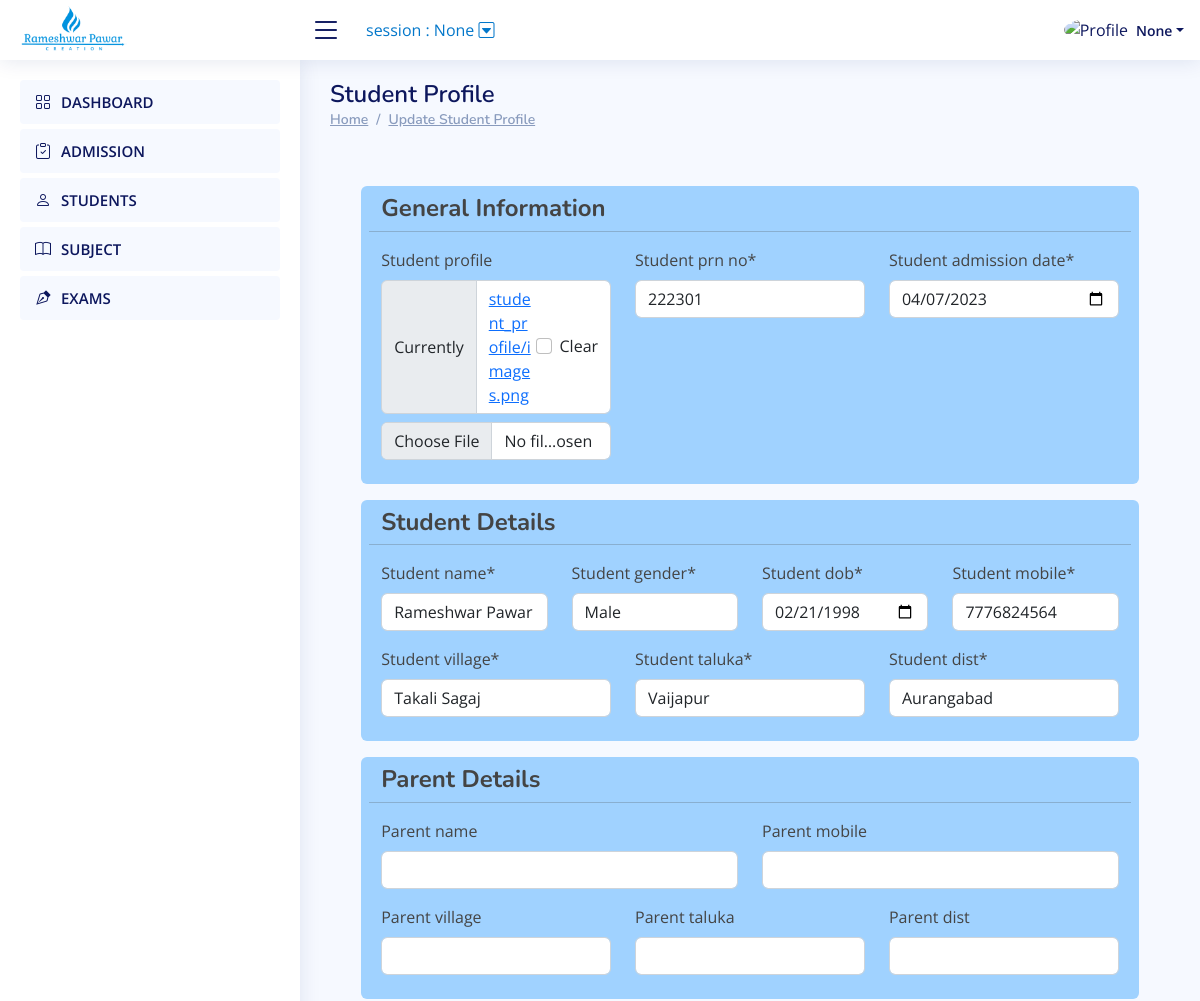
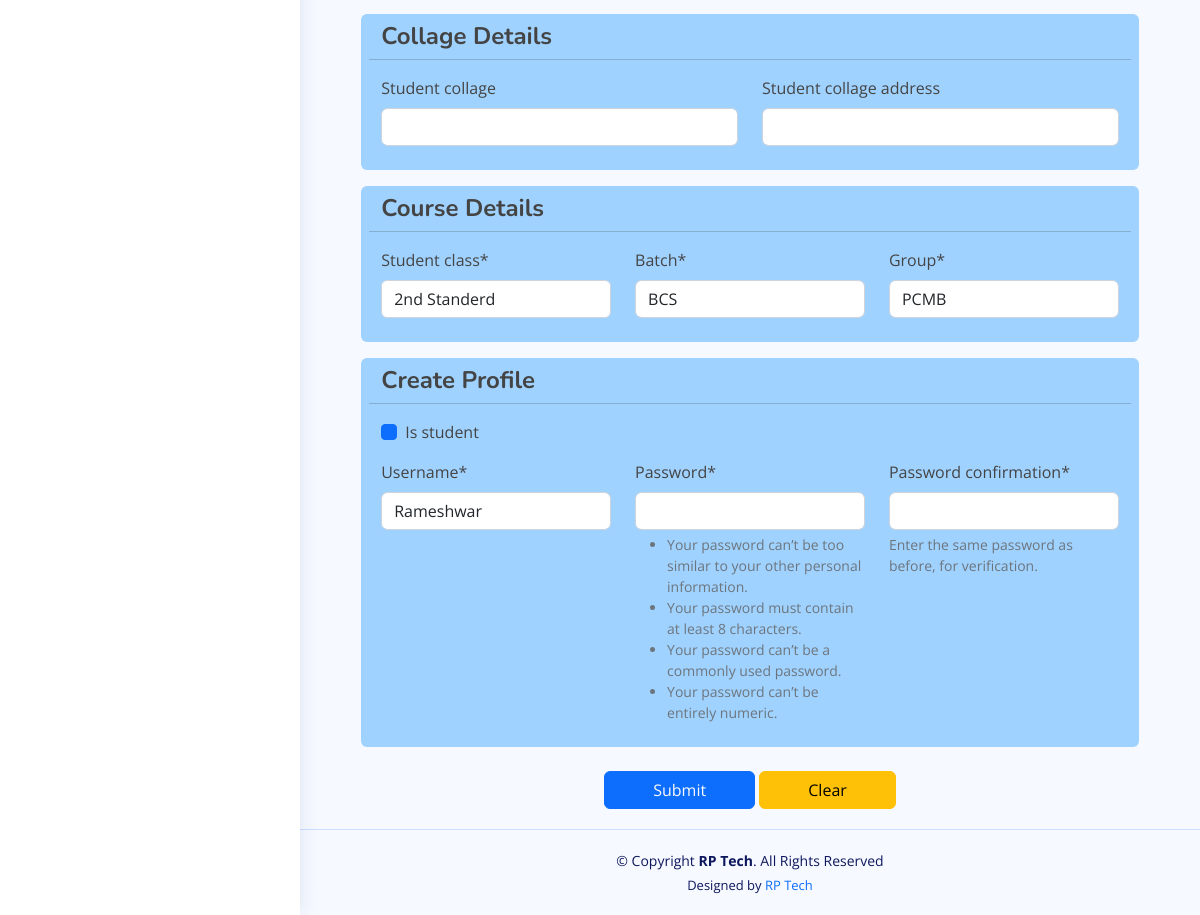
The app's page /Staff/update_student_profile/3 (signed in) with its own data (2 pictures, top to bottom).
### Developer/models.py (models this page shows)
class CustomUser(AbstractUser):
    id = models.AutoField(primary_key=True)
    username = models.CharField(max_length=255,null=True,unique=True)
    is_institute=models.BooleanField(default=False)
    academic_session_institute=models.CharField(max_length=255,null=True, choices=FINANCIAL_YEAR)
    institute_profile=models.ImageField( upload_to="institute_profile/", null=True,blank=True)
    institute_name = models.CharField(max_length=255,null=True)
    academic_session_staff = models.CharField(max_length=255,null=True, choices=FINANCIAL_YEAR)
    staff_name=models.CharField(max_length=255,null=True)
    staff_id_no=models.IntegerField(null=True)
    staff_profile=models.ImageField( upload_to="staff_profile/", null=True,blank=True)
    institute_name_staff = models.CharField(max_length=255,null=True)
    is_student=models.BooleanField(default=False)
    student_profile=models.ImageField( upload_to="student_profile/", null=True,blank=True)
    student_prn_no=models.IntegerField(null=True)
    student_admission_date=models.DateField(auto_now=False, auto_now_add=False,null=True)
    academic_session_student=models.CharField(max_length=255,null=True,blank=True, choices=FINANCIAL_YEAR)
    student_name=models.CharField(max_length=255,null=True)
    student_gender=models.CharField(max_length=255,null=True)
    student_dob=models.DateField(auto_now=False, auto_now_add=False,null=True)
    student_mobile=models.CharField(max_length=255,null=True)
    student_village=models.CharField(max_length=255,null=True)
    student_taluka=models.CharField(max_length=255,null=True)
    student_dist=models.CharField(max_length=255,null=True)
    institute_name_student = models.CharField(max_length=255,null=True)
    parent_name=models.CharField(max_length=255,null=True,blank=True)
    parent_mobile=models.CharField(max_length=255,null=True,blank=True)
    parent_village=models.CharField(max_length=255,null=True,blank=True)
    parent_taluka=models.CharField(max_length=255,null=True,blank=True)
    parent_dist=models.CharField(max_length=255,null=True,blank=True)
    student_collage=models.CharField(max_length=255,null=True,blank=True)
    student_collage_address=models.CharField(max_length=255,null=True,blank=True)
    student_class=models.CharField(max_length=255,null=True,choices=CLASS)
    batch=models.CharField(max_length=255,null=True)
    group=models.CharField(max_length=255,null=True)
    status=models.CharField(max_length=255,null=True,choices=STUDENT_STATUS)

### Staff/views.py (the view)
# urls.py: path("update_student_profile/<int:id>",Staff_view.update_student_profile, name='update_student_profile'),
@user_passes_test(lambda user: user.is_staff)
@login_required(login_url='/login/')
def update_student_profile(request,id):
    if request.method=="POST":
        pi=CustomUser.objects.get(pk=id)
        fm=CustomStudentCreationForm(request.POST,request.FILES, instance=pi)
        if fm.is_valid():
            fm.save()
            messages.success(request,'Profile Updated Successfully')
            return redirect('/Staff/new_admission/')
    else:
        pi=CustomUser.objects.get(pk=id)
        fm=CustomStudentCreationForm(instance=pi)
    return render(request,'update_student_profile.html',{'form':fm})

### Staff/forms.py
class CustomStudentCreationForm(UserCreationForm):
    student_admission_date = forms.DateField(initial=timezone.now().date(), widget=forms.DateInput(attrs={'type': 'date'}))
    class Meta:
        model = CustomUser
        fields = ('is_student','username','academic_session_student','student_profile','student_name','student_gender','student_dob','student_village','student_taluka','student_dist','parent_name','parent_mobile','parent_village','parent_taluka','parent_dist','student_collage','student_collage_address','batch','group','student_prn_no','student_admission_date','student_class','student_mobile','status','password1','password2')
        widgets = {
            'student_dob': forms.TextInput(attrs={'type': 'date'}),
            'student_name': forms.TextInput(attrs={'autofocus': True}),
        }

### Staff/templates/update_student_profile.html (shortened to what this page needs)
{% extends 'staff_base.html' %}
{% load crispy_forms_tags %}
{% block content %}
<main id="main" class="main">
    <div class="pagetitle">
        <h1>Student Profile</h1>
        <nav>
            <ol class="breadcrumb">
                <li class="breadcrumb-item"><a href="#">Home</a></li>
                <li class="breadcrumb-item"><a href="#">Update Student Profile</a></li>
            </ol>
        </nav>
    </div>
    <section class="section dashboard">
        <div class="row">
            <div class="col-lg-12">
                <div class="row mt-4">
                    <div class="container" style="max-width:90%;">
                        <form method="POST" enctype="multipart/form-data">
                            <div class="row mt-3" style="background:#A0D2FF; padding:8px; border-radius:6px;">
                                <div class="col-sm-12">
                                    <div class="row">
                                        <h4><b>General Information</b></h4>
                                        <hr>
                                    </div>
                                    <div class="row">
                                        <div class="col-sm-4">{{form.student_profile|as_crispy_field}}</div>
                                        <div class="col-sm-4">{{form.student_prn_no|as_crispy_field}}</div>
                                        <div class="col-sm-4">{{form.student_admission_date|as_crispy_field}}</div>
                                    </div>
                                </div>
                            </div>
                            <div class="row mt-3" style="background:#A0D2FF; padding:8px; border-radius:6px;">
                                <div class="col-sm-12">
                                    <div class="row">
                                        <h4><b>Student Details</b></h4>
                                        <hr>
                                    </div>
                                    <div class="row">
                                        <div class="col-sm-3">{{form.student_name|as_crispy_field}}</div>
                                        <div class="col-sm-3">{{form.student_gender|as_crispy_field}}</div>
                                        <div class="col-sm-3">{{form.student_dob|as_crispy_field}}</div>
                                        <div class="col-sm-3">{{form.student_mobile|as_crispy_field}}</div>
                                    </div>
                                    <div class="row">
                                        <div class="col-sm-4">{{form.student_village|as_crispy_field}}</div>
                                        <div class="col-sm-4">{{form.student_taluka|as_crispy_field}}</div>
                                        <div class="col-sm-4">{{form.student_dist|as_crispy_field}}</div>
                                    </div>
                                </div>
                            </div>
                            <div class="row mt-3" style="background:#A0D2FF; padding:8px; border-radius:6px;">
                                <div class="col-sm-12">
                                    <div class="row">
                                        <h4><b>Parent Details</b></h4>
                                        <hr>
                                    </div>
                                    <div class="row">
                                        <div class="col-sm-6">{{form.parent_name|as_crispy_field}}</div>
                                        <div class="col-sm-6">{{form.parent_mobile|as_crispy_field}}</div>
                                    </div>
                                    <div class="row">
                                        <div class="col-sm-4">{{form.parent_village|as_crispy_field}}</div>
                                        <div class="col-sm-4">{{form.parent_taluka|as_crispy_field}}</div>
                                        <div class="col-sm-4">{{form.parent_dist|as_crispy_field}}</div>
                                    </div>
                                </div>
                            </div>
                            <div class="row mt-3" style="background:#A0D2FF; padding:8px; border-radius:6px;">
                                <div class="col-sm-12">
                                    <div class="row">
                                        <h4><b>Collage Details</b></h4>
                                        <hr>
                                    </div>
                                    <div class="row">
                                        <div class="col-sm-6">{{form.student_collage|as_crispy_field}}</div>
                                        <div class="col-sm-6">{{form.student_collage_address|as_crispy_field}}</div>
                                    </div>
                                </div>
                            </div>
                            <div class="row mt-3" style="background:#A0D2FF; padding:8px; border-radius:6px;">
                                <div class="col-sm-12">
                                    <div class="row">
                                        <h4><b>Course Details</b></h4>
                                        <hr>
                                    </div>
                                    <div class="row">
                                        <div class="col-sm-4">{{form.student_class|as_crispy_field}}</div>
                                        <div class="col-sm-4">{{form.batch|as_crispy_field}}</div>
                                        <div class="col-sm-4">{{form.group|as_crispy_field}}</div>
                                    </div>
                                </div>
                            </div>
                            <div class="row mt-3" style="background:#A0D2FF; padding:8px; border-radius:6px;">
                                <div class="col-sm-12">
                                    <div class="row">
                                        <h4><b>Create Profile</b></h4>
                                        <hr>
                                    </div>
                                    <div class="row">
                                        <div class="col-sm-4">{{form.is_student|as_crispy_field}}</div>
                                    </div>
                                    <div class="row">
                                        <div class="col-sm-4">{{form.username|as_crispy_field}}</div>
                                        <div class="col-sm-4">{{form.password1|as_crispy_field}}</div>
                                        <div class="col-sm-4">{{form.password2|as_crispy_field}}</div>
                                    </div>
                                </div>
                            </div>
                            <center>
                                <input type="submit" value="Submit" class="btn btn-primary text-light mt-4 px-5 px-3">
                                <input type="reset" value="Clear" class="btn btn-warning  mt-4 px-5 px-3">
                            </center>
                        </form>
                    </div>
                </div>
            </div>
        </div>
    </section>
</main>
{% endblock content %}

### Staff/templates/staff_base.html (shortened to what this page needs)
{% load static %}
<!DOCTYPE html>
<html lang="en">
<head>
    <link rel="stylesheet" href="{% static 'css/base_style.css' %}">
    <link href="https://unpkg.com/aos@2.3.1/dist/aos.css" rel="stylesheet">
    <link rel="stylesheet" href="https://cdn.jsdelivr.net/npm/bootstrap-icons@1.10.3/font/bootstrap-icons.css">
</head>
<body>
<header id="header" class="header fixed-top d-flex align-items-center">
    <div class="d-flex align-items-center justify-content-between">
        <a href=" " class="logo d-flex align-items-center">
            <img src="{% static 'img/developer_logo.png' %}" alt="RP Tech - Logo">
        </a>
        <i class="bi bi-list toggle-sidebar-btn"></i>
    </div>
    <div class="px-4" >
       <a href="{% url 'update_education_session' %}" style="text-decoration:none;color:rgb(3, 119, 202);"> session : {{user.academic_session_staff}} <i class="bi bi-caret-down-square" ></i></a>
    </div>
    <nav class="header-nav ms-auto">
        <ul class="d-flex align-items-center">
            <li class="nav-item dropdown pe-3 text-center  ">
                <a class="nav-link nav-profile d-flex align-items-center pe-0" href="#" data-bs-toggle="dropdown">
                    <img src="{% static 'img/profile_sample.jpg' %}" alt="Profile" class="rounded-circle">
                    <span class="d-none d-md-block dropdown-toggle ps-2">{{user.staff_name}}</span>
                </a>
            </li>
        </ul>
    </nav>
</header>
<aside id="sidebar" class="sidebar">
    <ul class="sidebar-nav" id="sidebar-nav">
        <li class="nav-item">
            <a class="nav-link " href="">
                <i class="bi bi-grid"></i>
                <span>DASHBOARD</span>
            </a>
        </li>
        <li class="nav-item">
            <a class="nav-link " href="{% url 'new_admission' %}">
                <i class="bi bi-clipboard-check"></i>
                <span>ADMISSION</span>
            </a>
        </li>
        <li class="nav-item">
            <a class="nav-link " href="{% url 'student_panel' %}">
                <i class="bi bi-person"></i>
                <span>STUDENTS</span>
            </a>
        </li>
        <li class="nav-item">
            <a class="nav-link " href="{% url 'manage_subjects' %}">
                <i class="bi bi-book"></i>
                <span>SUBJECT</span>
            </a>
        </li>
        <li class="nav-item">
            <a class="nav-link " href=" ">
                <i class="bi bi-vector-pen"></i>
                <span>EXAMS</span>
            </a>
        </li>
    </ul>
</aside>
    {% block content %}{% endblock content %}
    <footer id="footer" class="footer text-center">
        <div class="copyright">
            &copy; Copyright <strong><span>RP Tech</span></strong>. All Rights Reserved
        </div>
        <div class="credits">
            Designed by <a href="#" style="text-decoration:none;">RP Tech</a>
        </div>
    </footer>
</body>
</html>

### records on screen
CustomUser: academic_session_staff "None", staff_name "None"
CustomUser: student_prn_no "222301", student_admission_date "04/07/2023", student_name "Rameshwar Pawar", student_gender "Male", student_dob "02/21/1998", student_mobile "7776824564", student_village "Takali Sagaj", student_taluka "Vaijapur", student_dist "Aurangabad", student_class "2nd Standerd", batch "BCS", group "PCMB", is_student "☑", username "Rameshwar"
